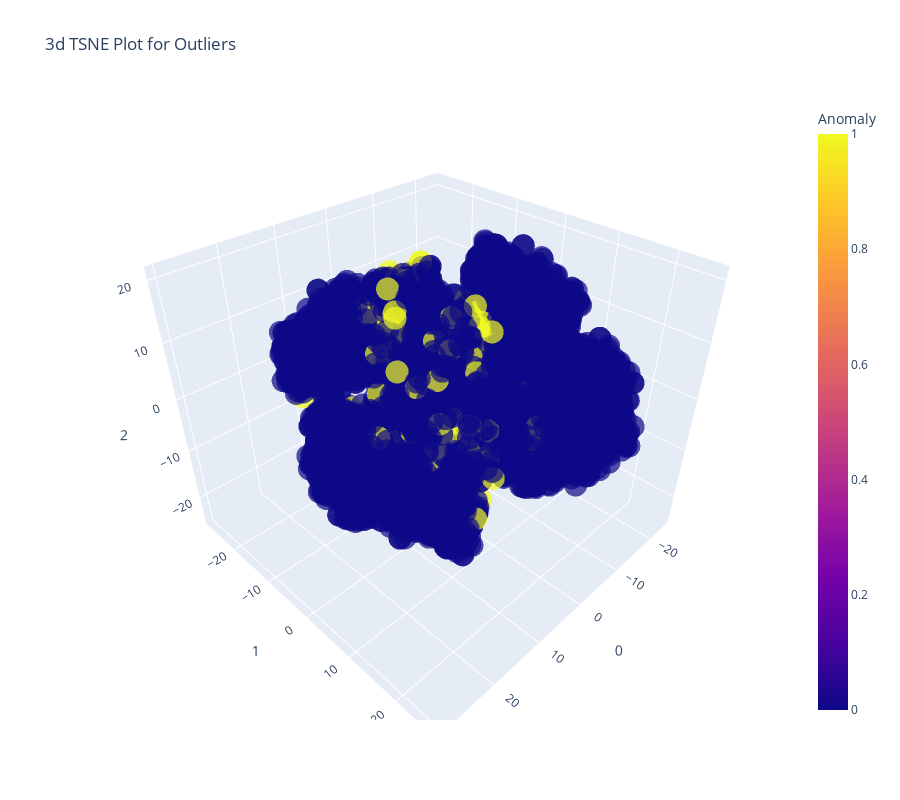

Source (notebook cell):
### Code cell
plot_model(
    model=anomaly,
    plot='tsne'
)

### Figure 1 — Plotly figure (JSON) as saved in the notebook; plotly's stock layout.template omitted (floating-point values rounded to 4 significant figures; data arrays with more than 128 entries replaced by an {"elided": "..."} marker saying what was removed)
{"data": [{"customdata": {"elided": "7195x1 str values"}, "hovertemplate": "0=%{x}<br>1=%{y}<br>2=%{z}<br>Feature=%{customdata[0]}<br>Anomaly=%{marker.color}<extra></extra>", "legendgroup": "", "marker": {"color": {"elided": "7195 int values"}, "coloraxis": "coloraxis", "opacity": 0.7, "symbol": "circle"}, "mode": "markers", "name": "", "scene": "scene", "showlegend": false, "type": "scatter3d", "x": {"elided": "7195 float values"}, "y": {"elided": "7195 float values"}, "z": {"elided": "7195 float values"}}], "layout": {"coloraxis": {"colorbar": {"title": {"text": "Anomaly"}}, "colorscale": [[0, "#0d0887"], [0.1111, "#46039f"], [0.2222, "#7201a8"], [0.3333, "#9c179e"], [0.4444, "#bd3786"], [0.5556, "#d8576b"], [0.6667, "#ed7953"], [0.7778, "#fb9f3a"], [0.8889, "#fdca26"], [1, "#f0f921"]]}, "height": 800, "legend": {"tracegroupgap": 0}, "scene": {"domain": {"x": [0, 1], "y": [0, 1]}, "xaxis": {"title": {"text": "0"}}, "yaxis": {"title": {"text": "1"}}, "zaxis": {"title": {"text": "2"}}}, "title": {"text": "3d TSNE Plot for Outliers"}, "width": 900}}
